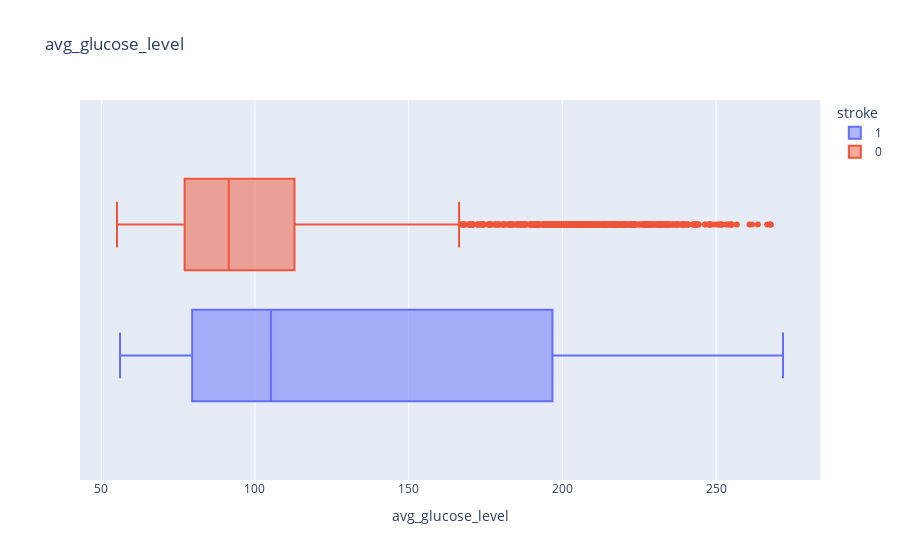

The cell this chart's notebook holds for it:
### Markdown cell above
como só tem um registro com "Other", para cálculos envolvendo gênero, é melhor excluir esta coluna.

A proporção de homem que sofre AVC é maior que a de mulher.

### Code cell
px.box(data, x='avg_glucose_level', color='stroke', title='avg_glucose_level')

### Figure 1 — Plotly figure (JSON) as saved in the notebook; plotly's stock layout.template omitted (floating-point values rounded to 4 significant figures; data arrays with more than 128 entries replaced by an {"elided": "..."} marker saying what was removed)
{"data": [{"alignmentgroup": "True", "hovertemplate": "stroke=1<br>avg_glucose_level=%{x}<extra></extra>", "legendgroup": "1", "marker": {"color": "#636efa"}, "name": "1", "notched": false, "offsetgroup": "1", "orientation": "h", "showlegend": true, "type": "box", "x": {"elided": "249 float values"}, "x0": " ", "xaxis": "x", "y0": " ", "yaxis": "y"}, {"alignmentgroup": "True", "hovertemplate": "stroke=0<br>avg_glucose_level=%{x}<extra></extra>", "legendgroup": "0", "marker": {"color": "#EF553B"}, "name": "0", "notched": false, "offsetgroup": "0", "orientation": "h", "showlegend": true, "type": "box", "x": {"elided": "4861 float values"}, "x0": " ", "xaxis": "x", "y0": " ", "yaxis": "y"}], "layout": {"boxmode": "group", "legend": {"title": {"text": "stroke"}, "tracegroupgap": 0}, "title": {"text": "avg_glucose_level"}, "xaxis": {"anchor": "y", "domain": [0, 1], "title": {"text": "avg_glucose_level"}}, "yaxis": {"anchor": "x", "domain": [0, 1]}}}
